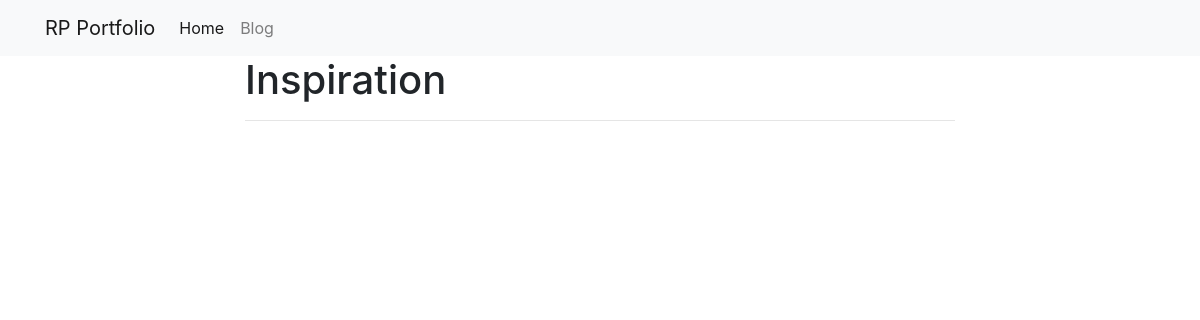
The page /blog/Inspiration/ on the database as committed earlier.
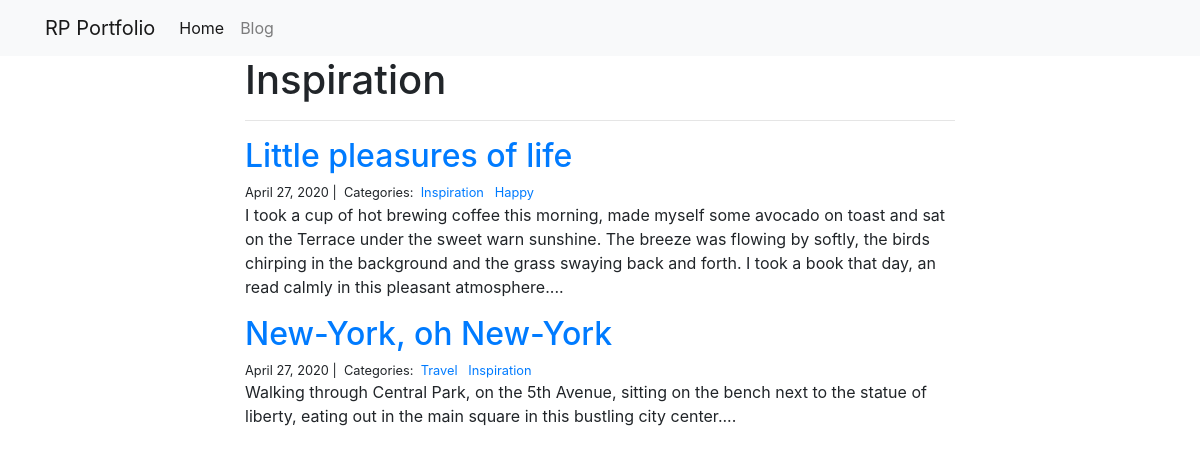
The same page on the database as committed later.
### blog/models.py (models this page shows)
class Category(models.Model):
    name = models.CharField(max_length=20)

class Post(models.Model):
    title = models.CharField(max_length=255)
    body = models.TextField()
    created_on = models.DateTimeField(auto_now_add=True)
    last_modified = models.DateTimeField(auto_now=True)
    categories = models.ManyToManyField('Category', related_name='posts')

### blog/views.py (the view)
# urls.py: path("<category>/", views.blog_category, name="blog_category"),
def blog_category(request, category):
    posts = Post.objects.filter(
        categories__name__contains=category
    ).order_by(
        '-created_on'
    )
    context = {
        "category": category,
        "posts": posts
    }
    return render(request, "blog_category.html", context)

### blog/templates/blog_category.html
{% extends "base.html" %}
{% block page_content %}
<div class="col-md-8 offset-md-2">
    <h1>{{ category | title }}</h1>
    <hr>
    {% for post in posts %}
        <h2><a href="{% url 'blog_detail' post.pk%}">{{ post.title }}</a></h2>
        <small>
            {{ post.created_on.date }} |&nbsp;
            Categories:&nbsp;
            {% for category in post.categories.all %}
            <a href="{% url 'blog_category' category.name %}">
                {{ category.name }}
            </a>&nbsp;
            {% endfor %}
        </small>
        <p>{{ post.body | slice:":400" }}...</p>
    {% endfor %}
</div>
{% endblock %}

### djangoSite/templates/base.html (shortened to what this page needs)
<link rel="stylesheet" href="https://stackpath.bootstrapcdn.com/bootstrap/4.1.3/css/bootstrap.min.css">
<nav class="navbar navbar-expand-lg navbar-light bg-light">
    <div class="container">
        <a class="navbar-brand" href="{% url 'index' %}">RP Portfolio</a>
        <div class="collapse navbar-collapse" id="navbarSupportedContent">
          <ul class="navbar-nav mr-auto">
            <li class="nav-item active">
              <a class="nav-link" href="{% url 'index' %}">Home</a>
            </li>
            <li class="nav-item">
              <a class="nav-link" href="{% url 'blog_index' %}">Blog</a>
            </li>
          </ul>
        </div>
    </div>
</nav>
<div class="container">
    {% block page_content %}{% endblock %}
</div>

Rows that differ between the two databases and show on the page:
added Category: name "Inspiration"
added Post: title "Little pleasures of life", created_on "April 27, 2020", body "I took a cup of hot brewing coffee this morning, made myself some avocado on toast and sat on the Terrace under the sweet warn sunshine. The breeze was flowing by softly, the birds chirping in the background and the grass swaying back and forth. I took a book that day, an read calmly in this pleasant atmosphere."
added Category: name "Happy", shown under "Little pleasures of life"
added Post: title "New-York, oh New-York", created_on "April 27, 2020", body "Walking through Central Park, on the 5th Avenue, sitting on the bench next to the statue of liberty, eating out in the main square in this bustling city center."
added Category: name "Travel", shown under "New-York, oh New-York"
Other text that changed with them:
{{ category | title }}: "Inspiration" → (not shown)
